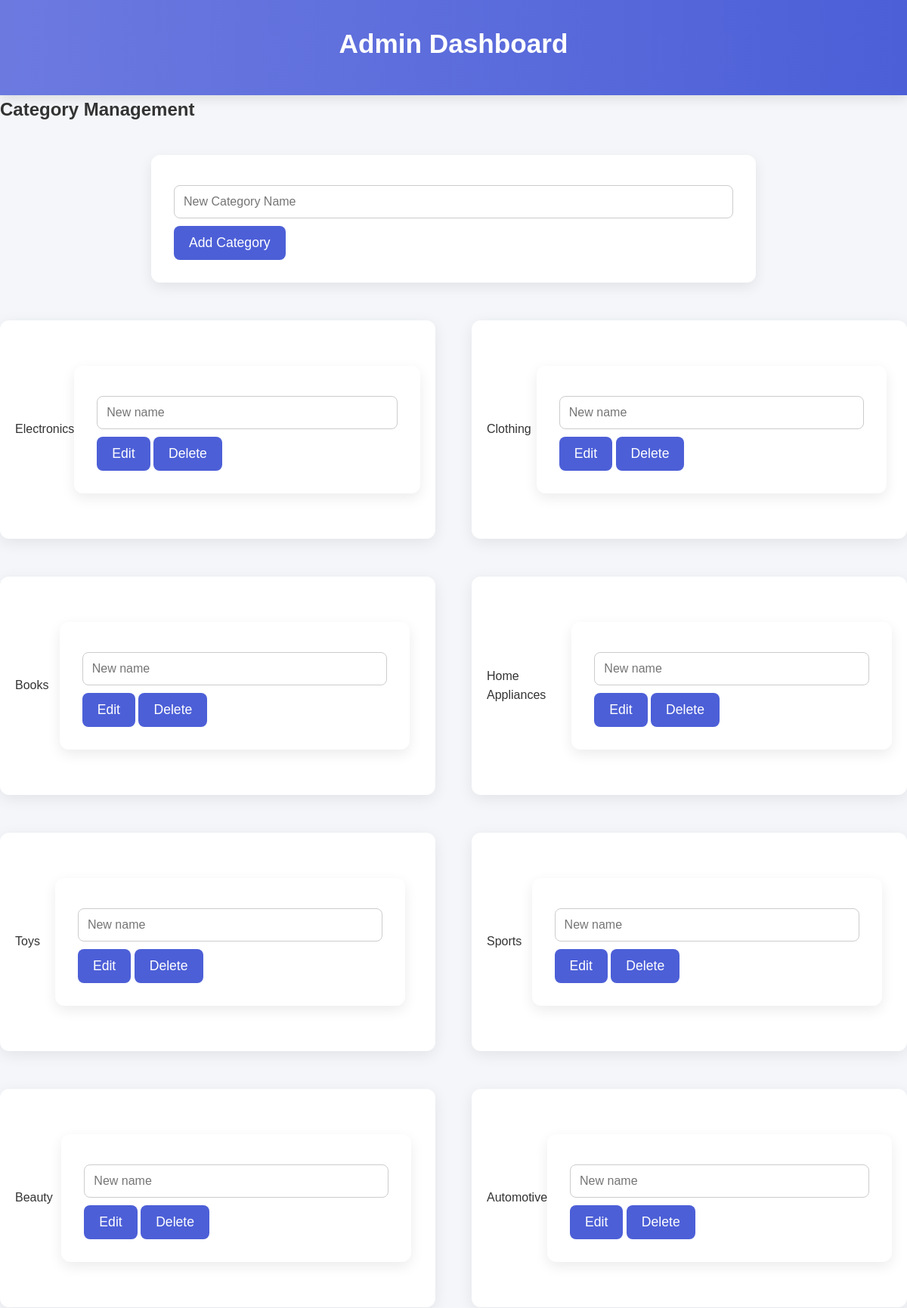
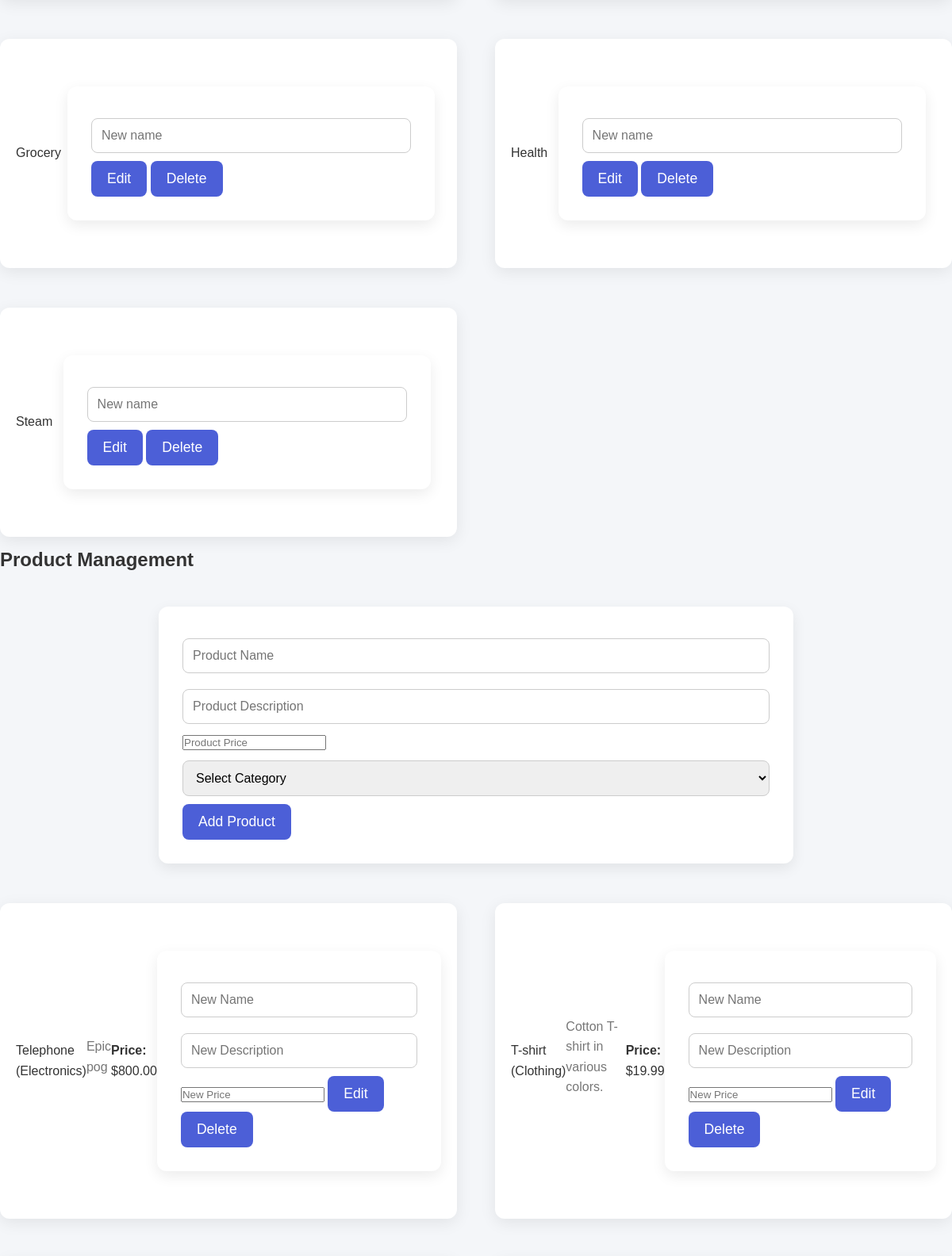
The app's page /admin.php (upper part) with its own data (2 pictures, top to bottom).
### tables this page shows
CREATE TABLE `categories` (
  `id` int(11) NOT NULL,
  `name` varchar(255) NOT NULL,
  `created_at` timestamp NOT NULL DEFAULT current_timestamp()
);

CREATE TABLE `products` (
  `id` int(11) NOT NULL,
  `name` varchar(255) NOT NULL,
  `description` text DEFAULT NULL,
  `price` decimal(10,2) NOT NULL,
  `category_id` int(11) DEFAULT NULL,
  `created_at` timestamp NOT NULL DEFAULT current_timestamp()
);

### admin.php (the view, shortened to what this page needs)
<?php
require 'db.php';
$result = $mysqli->query("SELECT * FROM categories");
$categoryList = $result->fetch_all(MYSQLI_ASSOC);
$query = "SELECT products.*, categories.name AS category_name FROM products JOIN categories ON products.category_id = categories.id";
$result = $mysqli->query($query);
$productList = $result->fetch_all(MYSQLI_ASSOC);
?>
<!DOCTYPE html>
<html lang="en">
<head>
    <link rel="stylesheet" href="style.css">
</head>
<body>
    <header>
        <h1>Admin Dashboard</h1>
    </header>
    <section class="category-management">
        <h2>Category Management</h2>
        <form method="POST">
            <input type="text" name="category_name" placeholder="New Category Name" required>
            <button type="submit" name="add_category">Add Category</button>
        </form>
        <ul class="category-list">
            <?php foreach ($categoryList as $category): ?>
                <li class="category-item">
                    <span class="category-name"><?= htmlspecialchars($category['name']) ?></span>
                    <form method="POST" class="category-form" style="display: inline;">
                        <input type="text" name="new_category_name" placeholder="New name" class="category-input">
                        <button type="submit" name="edit_category" class="edit-btn">Edit</button>
                        <button type="submit" name="delete_category" class="delete-btn">Delete</button>
                    </form>
                </li>
            <?php endforeach; ?>
        </ul>
    </section>
    <section class="product-management">
        <h2>Product Management</h2>
        <form method="POST" class="product-form">
            <input type="text" name="product_name" placeholder="Product Name" required>
            <input type="text" name="product_description" placeholder="Product Description" required>
            <input type="number" step="0.01" name="product_price" placeholder="Product Price" required>
            <select name="category_id" required>
                <option value="">Select Category</option>
            </select>
            <button type="submit" name="add_product">Add Product</button>
        </form>
        <ul class="product-list">
            <?php foreach ($productList as $product): ?>
                <li class="product-item">
                    <span class="product-name"><?= htmlspecialchars($product['name']) ?> (<?= htmlspecialchars($product['category_name']) ?>)</span>
                    <p class="product-description"><?= htmlspecialchars($product['description']) ?></p>
                    <p><strong>Price:</strong> $<?= htmlspecialchars($product['price']) ?></p>
                    <form method="POST" class="product-edit-form" style="display: inline;">
                        <input type="text" name="new_product_name" placeholder="New Name" class="product-input">
                        <input type="text" name="new_product_description" placeholder="New Description" class="product-input">
                        <input type="number" step="0.01" name="new_product_price" placeholder="New Price" class="product-input">
                        <button type="submit" name="edit_product" class="edit-btn">Edit</button>
                        <button type="submit" name="delete_product" class="delete-btn">Delete</button>
                    </form>
                </li>
            <?php endforeach; ?>
        </ul>
    </section>
</body>
</html>

### style.css (style rules this page uses)
* { margin: 0; padding: 0; box-sizing: border-box; }
body { font-family: 'Arial', sans-serif; background: #f4f6f9; color: #333; line-height: 1.6; }
h1, h2 { font-weight: 600; margin-bottom: 10px; }
header { background: linear-gradient(90deg, #6c7ae0, #4c5fd7); color: white; padding: 30px; text-align: center; box-shadow: 0 5px 15px rgba(0, 0, 0, 0.1); }
header h1 { font-size: 2.2em; }
.product-list, .category-list { display: flex; flex-wrap: wrap; gap: 30px; justify-content: space-between; }
.product-item, .category-item { background: white; border-radius: 12px; box-shadow: 0 5px 20px rgba(0, 0, 0, 0.08); width: 48%; padding: 20px; transition: all 0.3s ease; }
.product-description, .category-description { font-size: 1em; color: #777; margin-bottom: 10px; }
button, .back-link { background-color: #4c5fd7; color: white; border: none; padding: 12px 20px; border-radius: 8px; font-size: 1.1em; transition: background-color 0.3s ease; cursor: pointer; }
form { max-width: 800px; margin: 40px auto; background: white; padding: 30px; border-radius: 12px; box-shadow: 0 6px 18px rgba(0, 0, 0, 0.08); }
form input[type="text"], form select { width: 100%; padding: 12px; margin: 10px 0; border-radius: 8px; border: 1px solid #ccc; font-size: 1em; transition: border 0.3s ease; }
ul li { background-color: #ffffff; margin: 10px 0; padding: 15px; border-radius: 8px; box-shadow: 0 3px 10px rgba(0, 0, 0, 0.1); display: flex; justify-content: space-between; align-items: center; }
ul li form { display: flex; gap: 12px; }

### records on screen
categories: name "Electronics"
categories: name "Clothing"
categories: name "Books"
categories: name "Home Appliances"
categories: name "Toys"
categories: name "Sports"
categories: name "Beauty"
categories: name "Automotive"
categories: name "Grocery"
categories: name "Health"
categories: name "Steam"
products: name "Telephone", category.name "Electronics", description "Epic pog", price "800.00"
products: name "T-shirt", category.name "Clothing", description "Cotton T-shirt in various colors.", price "19.99"
